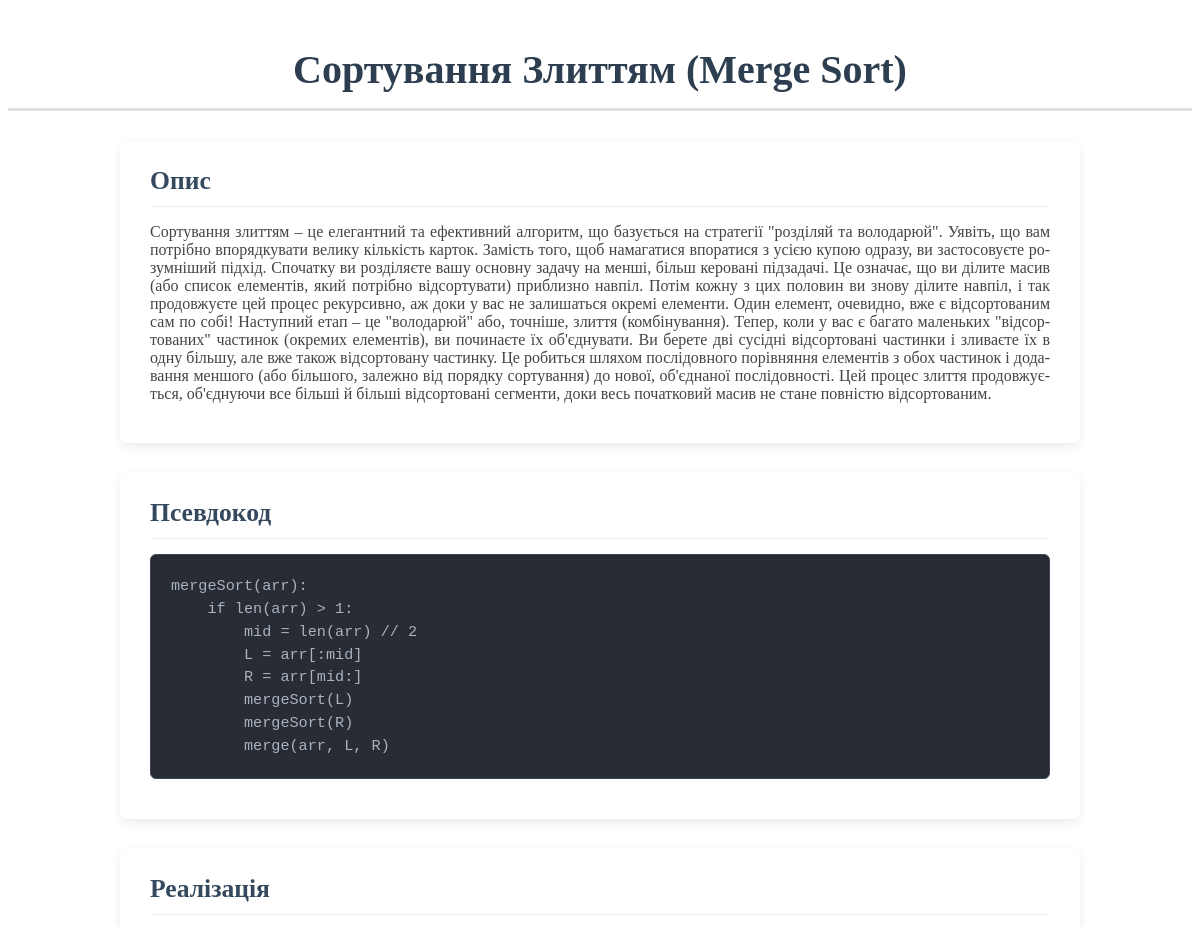
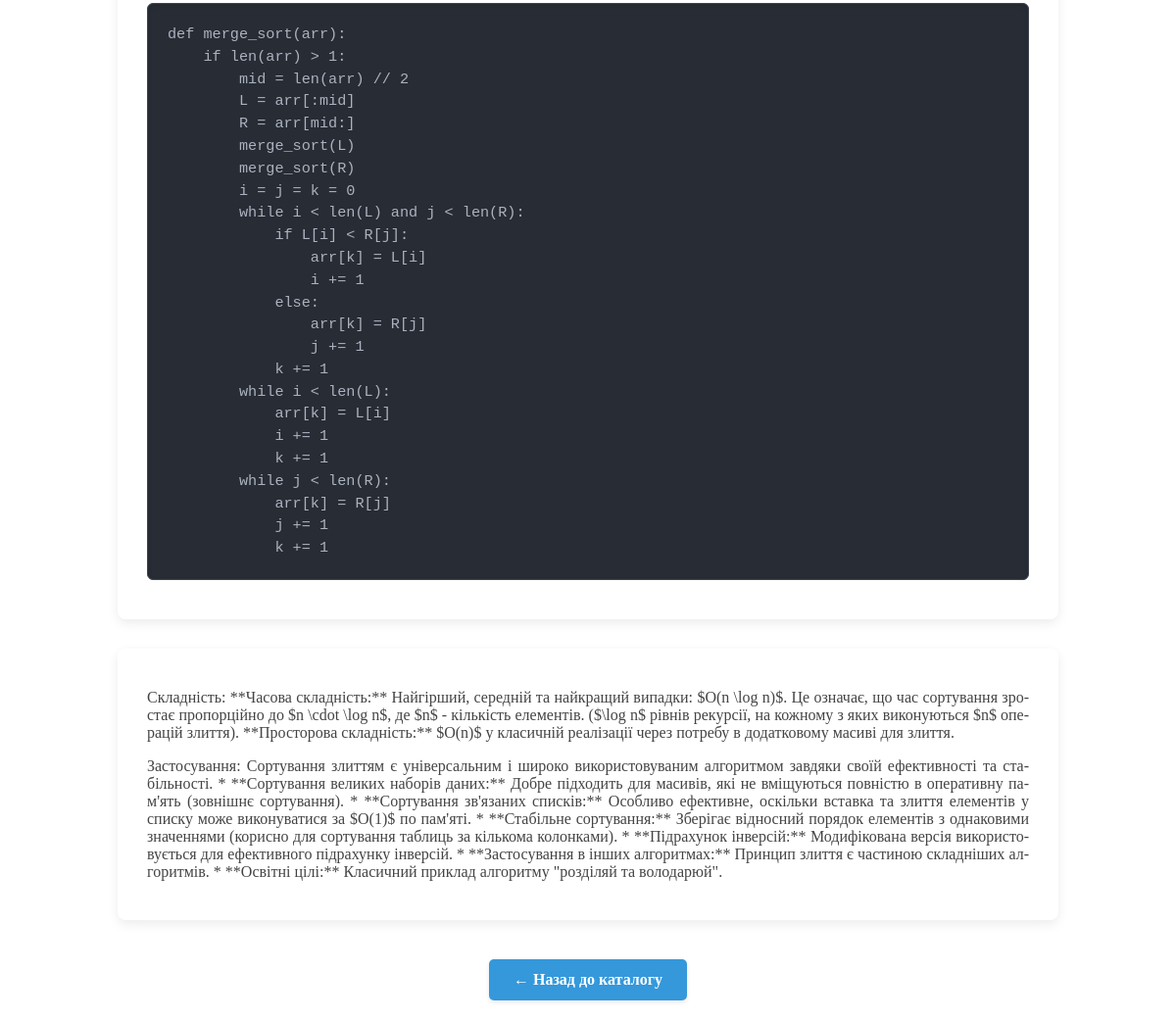
/algorithm/4, run on the app's committed database (2 pictures, top to bottom).
### models.py (models this page shows)
class Algorithm(db.Model):
    id = db.Column(db.Integer, primary_key=True)
    name = db.Column(db.String(100), nullable=False)
    category = db.Column(db.String(50), nullable=False)
    description = db.Column(db.Text, nullable=False)
    pseudocode = db.Column(db.Text)
    implementation = db.Column(db.Text)
    complexity = db.Column(db.String(100))
    usage = db.Column(db.Text)

### app.py (the view)
@app.route('/algorithm/<int:id>')
def algorithm(id):
    algo = Algorithm.query.get_or_404(id)
    return render_template('algorithm.html', algo=algo)

### templates/algorithm.html (shortened to what this page needs)
﻿<!DOCTYPE html>
<html lang="uk">
<head>
    <link href="{{ url_for('static', filename='style.css') }}" rel="stylesheet" />
</head>
<body class="algorithm-details-page">
    <h1>{{ algo.name }}</h1>
    <div class="section">
        <h3>Опис</h3>
        <p>{{ algo.description }}</p>
    </div>
    <div class="section">
        <h3>Псевдокод</h3>
        <pre>{{ algo.pseudocode }}</pre>
    </div>
    <div class="section">
        <h3>Реалізація</h3>
        <pre>{{ algo.implementation }}</pre>
    </div>
    <div class="section">
        <p class="meta">Складність: {{ algo.complexity }}</p>
        <p class="meta">Застосування: {{ algo.usage }}</p>
    </div>
    <a class="back-link" href="{{ url_for('index') }}">← Назад до каталогу</a>
</body>
</html>

### static/style.css (style rules this page uses)
body.algorithm-details-page h1 { text-align: center; font-size: 2.5em; color: #2c3e50; margin-top: 20px; margin-bottom: 30px; padding-bottom: 15px; border-bottom: 3px solid #e0e0e0; }
.section { background-color: #ffffff; border-radius: 8px; box-shadow: 0 4px 12px rgba(0, 0, 0, 0.08); padding: 25px 30px; margin: 0 auto 30px auto; max-width: 900px; }
.section h3 { font-size: 1.6em; color: #34495e; margin-top: 0; margin-bottom: 15px; padding-bottom: 10px; border-bottom: 1px solid #eee; }
.section p { font-size: 1em; color: #444; text-align: justify; hyphens: auto; -webkit-hyphens: auto; -ms-hyphens: auto; margin-bottom: 15px; }
pre { background-color: #282c34; color: #abb2bf; padding: 20px; border-radius: 6px; overflow-x: auto; font-family: 'Fira Code', 'Consolas', 'Courier New', monospace; font-size: 0.95em; line-height: 1.5; white-space: pre-wrap; word-break: break-all; border: 1px solid #3e4451; box-shadow: 0 2px 5px rgba(0,0,0,0.1) inset; }
.back-link { display: block; width: fit-content; margin: 40px auto 20px auto; padding: 12px 25px; background-color: #3498db; color: white; text-decoration: none; border-radius: 5px; font-weight: bold; text-align: center; transition: background-color 0.2s ease-in-out, transform 0.1s ease; box-shadow: 0 2px 4px rgba(0,0,0,0.1); }

### data on the page
Algorithm: name "Сортування Злиттям (Merge Sort)", description "Сортування злиттям – це елегантний та ефективний алгоритм, що базується на стратегії \"розділяй та володарюй\". Уявіть, що вам потрібно впорядкувати велику кількість карток. Замість того, щоб намагатися впоратися з усією купою одразу, ви застосовуєте розумніший підхід. Спочатку ви розділяєте вашу основну задачу на менші, більш керовані підзадачі. Це означає, що ви ділите масив (або список елементів, який потрібно відсортувати) приблизно навпіл. Потім кожну з цих половин ви знову ділите навпіл, і так продовжуєте цей процес рекурсивно, аж доки у вас не залишаться окремі елементи. Один елемент, очевидно, вже є відсортованим сам по собі! Наступний етап – це \"володарюй\" або, точніше, злиття…", pseudocode "mergeSort(arr): if len(arr) > 1: mid = len(arr) // 2 L = arr[:mid] R = arr[mid:] mergeSort(L) mergeSort(R) merge(arr, L, R)", implementation "def merge_sort(arr): if len(arr) > 1: mid = len(arr) // 2 L = arr[:mid] R = arr[mid:] merge_sort(L) merge_sort(R) i = j = k = 0 while i < len(L) and j < len(R): if L[i] < R[j]: arr[k] = L[i] i += 1 else: arr[k] = R[j] j += 1 k += 1 while i < len(L): arr[k] = L[i] i += 1 k += 1 while j < len(R): arr[k] = R[j] j += 1 k += 1", complexity "**Часова складність:** Найгірший, середній та найкращий випадки: $O(n \\log n)$. Це означає, що час сортування зростає пропорційно до $n \\cdot \\log n$, де $n$ - кількість елементів. ($\\log n$ рівнів рекурсії, на кожному з яких виконуються $n$ операцій злиття). **Просторова складність:** $O(n)$ у класичній реалізації через потребу в додатковому масиві для злиття.", usage "Сортування злиттям є універсальним і широко використовуваним алгоритмом завдяки своїй ефективності та стабільності. * **Сортування великих наборів даних:** Добре підходить для масивів, які не вміщуються повністю в оперативну пам'ять (зовнішнє сортування). * **Сортування зв'язаних списків:** Особливо ефективне, оскільки вставка та злиття елементів у списку може виконуватися за $O(1)$ по пам'яті. * **Стабільне сортування:** Зберігає відносний порядок елементів з однаковими значеннями (корисно для сортування таблиць за кількома колонками). * **Підрахунок інверсій:** Модифікована версія використовується для ефективного підрахунку інверсій. * **Застосування в інших алгоритмах:** Принцип злиття є…"
